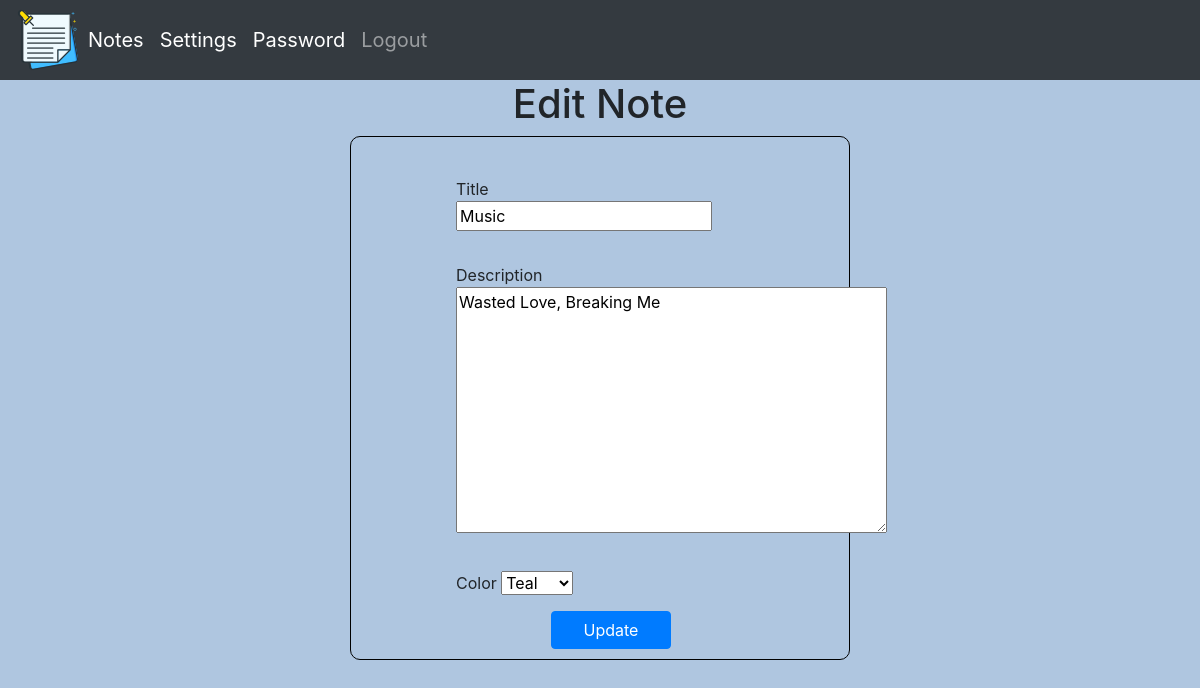
The page /editNote/8/ (signed in) on the database its author committed.
### noteApp/models.py (models this page shows, shortened)
class Note(models.Model):
    colors = [
        ("bg-danger","Red"),
        ("bg-info","Teal"),
        ("bg-success","Green"),
        ("bg-warning","Yellow"),
    ]
    title = models.CharField(max_length=200, null=True)
    description = models.TextField(max_length=200)
    date_created = models.DateTimeField(auto_now_add=True)
    color = models.CharField(max_length=10,choices=colors,default="Teal")
    user = models.ForeignKey(User, on_delete=models.CASCADE, null=True)

### noteApp/views.py (the view, shortened to what this page needs)
# urls.py: path('editNote/<str:pk_note>/', views.editNote, name="editNote"),
@login_required(login_url='loginPage')
def editNote(request, pk_note):
    note = Note.objects.get(id=pk_note)
    form = NoteEditForm(instance=note)
    context = {
        "note":note,
        "form":form,
    }
    return render(request, "noteApp/editNote.html", context)

### noteApp/forms.py
class NoteEditForm(ModelForm):
    class Meta:
        model = Note
        fields = ['title','description','color']

### noteApp/templates/noteApp/editNote.html (shortened to what this page needs)
{% extends 'noteApp/base.html' %}
{% load static %}
{% block content %}
<h1 style="text-align: center;">Edit Note</h1>
<div class="card2">
    <form action="" method="POST" class="form-style">
        <div class="form-row">
            <div class="form-group">
                {{form.title.label}}
                <p>{{form.title}}</p>
            </div>
        </div>
        <div class="form-row">
            <div class="form-group">
                {{form.description.label}}
                <p>{{form.description}}</p>
            </div>
        </div>
        <div class="form-row">
            <div class="form-group">
                {{form.color.label}}
                {{form.color}}
            </div>
        </div>
        <button type="submit" id="Button" class="btn btn-primary">Update</button>
    </form>
</div>
{% endblock %}

### static/css/main.css (style rules this page uses)
.card2 { margin-bottom:25px; width: 500px; padding-left: 90px; padding-bottom:10px; padding-top: 20px; padding-right: 70px; border: 1px solid black; margin: auto; border-radius: 10px; }
#Button { width: 120px; margin-left: 90px; }
.form-style { width: 500px; margin: 0 auto; margin-top: 20px; margin-left: 20px; }

### noteApp/templates/noteApp/base.html (style rules this page uses)
body { background-color: rgb(175, 198, 224); }

### rows shown on the page
Note: title "Music", description "Wasted Love, Breaking Me", color "Teal"
